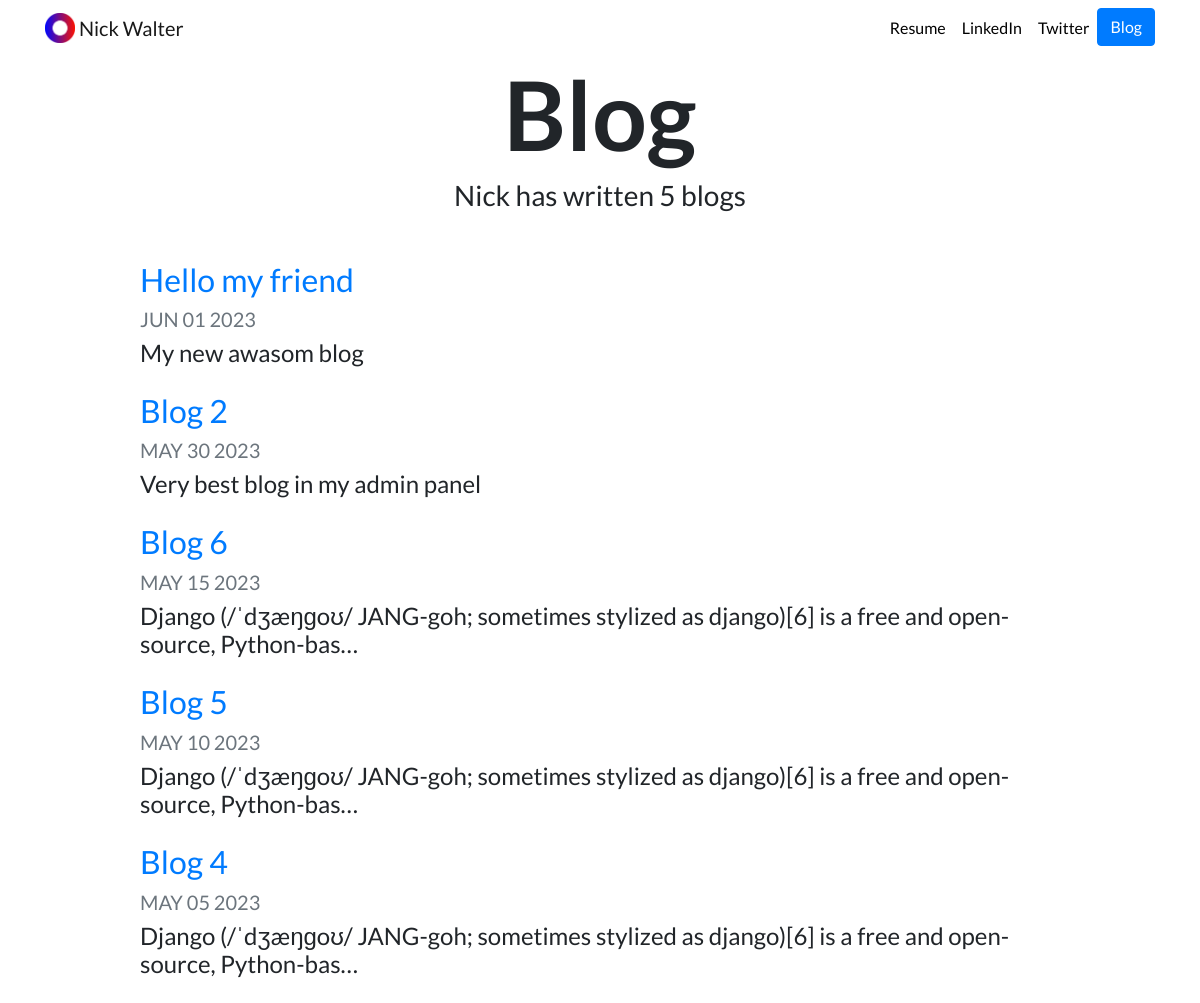
Screenshot of /blog/ with the database file from the repository.
### blog/models.py (models this page shows, shortened)
class Blog(models.Model):
    title = models.CharField(max_length=200)
    description = models.TextField()
    date = models.DateField()

### blog/views.py (the view)
# urls.py: path('', views.all_blogs, name='all_blogs'),
def all_blogs(request):
    blogs = Blog.objects.order_by('-date')[:5]
    return render(request, 'blog/all_blogs.html', {'blogs': blogs})

### blog/templates/blog/all_blogs.html
{% extends "portfolio/base.html" %}
{% load static %}
{% block content %}
<h1 id="blogtitle" class="font-weight-bold text-center">Blog</h1>
<h3 class="text-center mb-5">Nick has written {{ blogs.count }} blog{{ blogs.count|pluralize }}</h3>
{% for blog in blogs %}
<div class="row justify-content-center my-3">
  <div class="col-md-10">
    <a href="{% url 'blog:detail' blog.id %}">
      <h2>{{ blog.title }}</h2>
    </a>
    <h5 class="text-muted">{{ blog.date|date:'M d Y'|upper }}</h5>
    <h4>{{ blog.description|striptags|truncatechars:100 }}</h4>
  </div>
</div>
{% endfor %}
{% endblock %}

### portfolio/static/portfolio/custom.css (style rules this page uses)
body { font-family: 'Lato', sans-serif; }
#blogtitle { font-size: 6rem; }

### rows the page displays
Blog: title "Hello my friend", date "JUN 01 2023", description "My new awasom blog"
Blog: title "Blog 2", date "MAY 30 2023", description "Very best blog in my admin panel"
Blog: title "Blog 6", date "MAY 15 2023", description "Django (/ˈdʒæŋɡoʊ/ JANG-goh; sometimes stylized as django)[6] is a free and open-source, Python-bas…"
Blog: title "Blog 5", date "MAY 10 2023", description "Django (/ˈdʒæŋɡoʊ/ JANG-goh; sometimes stylized as django)[6] is a free and open-source, Python-bas…"
Blog: title "Blog 4", date "MAY 05 2023", description "Django (/ˈdʒæŋɡoʊ/ JANG-goh; sometimes stylized as django)[6] is a free and open-source, Python-bas…"

### other values shown
{{ blogs.count }} "5"
